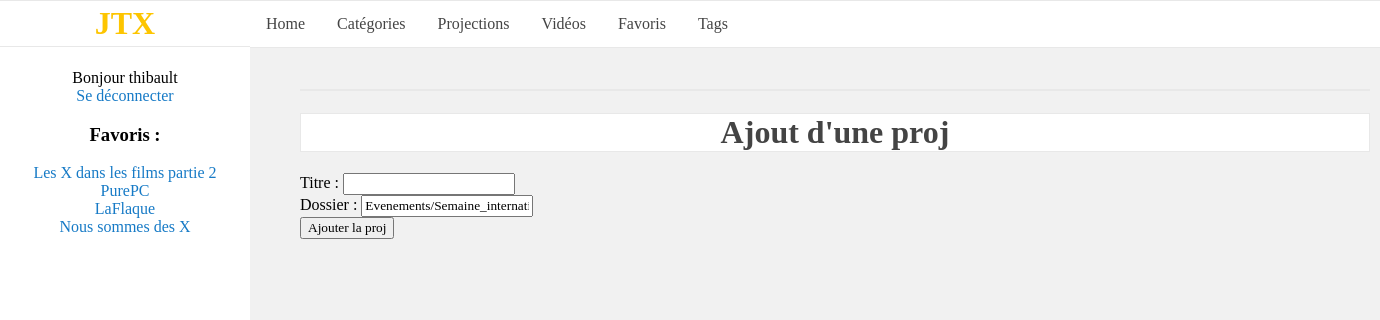
Screenshot of /test/ (signed in) with the database file from the repository.
### videos/models.py (models this page shows, shortened)
class Favorite(models.Model):
    user = models.ForeignKey(User)
    video = models.ForeignKey(Video)
    date = models.DateTimeField(auto_now_add = True)
    class Meta:
        unique_together = (('user', 'video'),)

class Video(models.Model):
    titre = models.CharField(max_length=100)
    date = models.DateField(default=datetime.date.today)
    url = models.CharField(max_length=1000)
    views = models.IntegerField(default=0)
    public = models.BooleanField(default=False)
    duree = models.IntegerField(default=0)
    description = models.CharField(max_length=1000, default="Pas de description disponible.")

### videos/views.py (the view, shortened to what this page needs)
# urls.py: url(r'^test/$', views.add_proj, name='add_proj'),
def add_proj(request):
    p = request.POST
    context = {}
    return render(request, 'add_proj.html', context)

### videos/templates/add_proj.html (shortened to what this page needs)
{% extends 'base.html' %}
{% block body %}
<h1>Ajout d'une proj</h1>
<form action="{% url 'add_proj' %}" method="post">
    <label for="titre">Titre :</label>
    <input type="text" name="titre"/>
    <br/>
    <label for="folder">Dossier :<label>
    <input type="text" name="folder" value="Evenements/Semaine_internationale/Houlgate_2017/MQ"/>
    <br/>
    <input type="submit" value="Ajouter la proj"/>
</form>
{% endblock %}

### videos/templates/base.html (shortened to what this page needs)
{% load static %}
<!DOCTYPE html>
<html>
<head>
  <link rel="stylesheet" href="{% static 'style.css' %}"/>
</head>
<body>
<div id="lateral_bar">
    <h1> JTX </h1>
    {% if request.user.is_authenticated %}
        Bonjour {{ request.user.username }}
        <br/>
        <a href="{% url 'logout' %}">Se déconnecter</a>
        <br/>
        <h3>Favoris :</h3>
        {% for f in request.user.favorite_set.all %}
        <a href="{% url 'video' f.video.id %}">{{ f.video.titre }}</a>
        <br/>
        {% endfor %}
    {% else %}
        <a href="{% url 'login' %}?next={% url 'index' %}">Se connecter</a>
    {% endif %}
</div>
<div id="central">
	<div id="navigation_bar">"
    <ul>
        <li><a href="{% url 'index' %}">Home</a></li>
        <li><a href="{% url 'categories' %}">Catégories</a></li>
        <li><a href="{% url 'projs' 1 %}">Projections</a></li>
        <li><a href="{% url 'videos' 1 %}">Vidéos</a></li>
        {% if request.user.is_authenticated %}
            <li><a href="{% url 'favorites' 1 %}">Favoris</a></li>
        {% endif %}
        <li><a href="{% url 'tags' %}">Tags</a></li>
    </ul>
	</div>
	<div id="body">
    {% if titre_tag %}
        <span class="tag" style="font-size:30px">{{titre}}</span><br/><br/>
    {% else %}
        <h1>{{titre}}</h1>
    {% endif %}
    {% block body %}
    {% endblock %}
	</div>
</div>
</body>
</html>

### videos/static/style.css (style rules this page uses)
* { font-family: Muli; }
#lateral_bar { position: absolute; top:0; bottom:0; width:250px; background-color: #ffffff; margin-top:-21px; text-align:center; position: fixed; }
#central { position: absolute; top: 0; bottom:0; margin-left: 250px; }
#body { padding-top: 20px; width:1070px; margin-left:50px; margin-top:30px; }
body { padding: 0; margin:0; background-color: #f1f1f1; }
h1 { color:#444444; background-color:white; text-align:center; border-style: solid; border-width: 1px; border-color:#e8e8e8; }
a { color: #167ac6; text-decoration: none; }
#navigation_bar ul { list-style-type: none; margin: 0; padding: 0; overflow: hidden; background-color: #ffffff; position: fixed; top: 0; width: 100%; border-style: solid; border-width: 1px; border-color:#e8e8e8; border-right-width:0px; border-left-width:0px; }
#navigation_bar li { float: left; }
#navigation_bar li a { display: block; color: #444444; text-align: center; padding: 14px 16px; text-decoration: none; }
#lateral_bar h1 { font-style:bold; padding-top:4px; padding-bottom:4px; color:#fdc500; border-right-width:0px; border-left-width:0px; }
#lateral_bar a { padding-top:5px; padding-bottom:5px; }

### rows the page displays
Favorite: video.titre "Les X dans les films partie 2"
Favorite: video.titre "PurePC"
Favorite: video.titre "LaFlaque"
Favorite: video.titre "Nous sommes des X"

### other values shown
{{ request.user.username }} "thibault"
